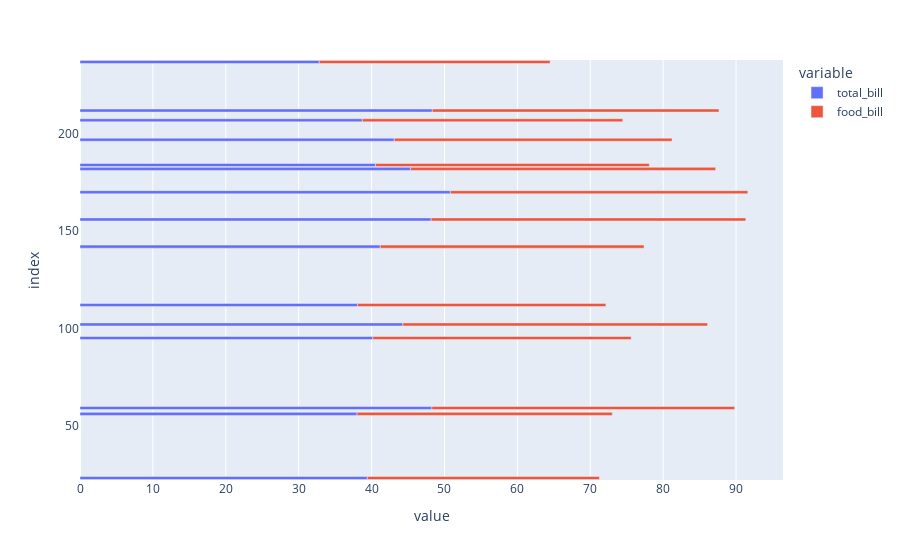

Notebook cell for this chart:
### Markdown cell above
general syntex for plotly express
px.func(dataframe, colname, othersettings)

### Code cell
px.bar(tips.head(15),['total_bill','food_bill'])

### Figure 1 — Plotly figure (JSON) as saved in the notebook; plotly's stock layout.template omitted (floating-point values rounded to 4 significant figures)
{"data": [{"alignmentgroup": "True", "hovertemplate": "variable=total_bill<br>value=%{x}<br>index=%{y}<extra></extra>", "legendgroup": "total_bill", "marker": {"color": "#636efa", "pattern": {"shape": ""}}, "name": "total_bill", "offsetgroup": "total_bill", "orientation": "h", "showlegend": true, "textposition": "auto", "type": "bar", "x": [48.17, 45.35, 44.3, 48.27, 50.81, 48.33, 43.11, 40.55, 41.19, 38.73, 40.17, 38.01, 38.07, 39.42, 32.83], "xaxis": "x", "y": [156, 182, 102, 59, 170, 212, 197, 184, 142, 207, 95, 56, 112, 23, 237], "yaxis": "y"}, {"alignmentgroup": "True", "hovertemplate": "variable=food_bill<br>value=%{x}<br>index=%{y}<extra></extra>", "legendgroup": "food_bill", "marker": {"color": "#EF553B", "pattern": {"shape": ""}}, "name": "food_bill", "offsetgroup": "food_bill", "orientation": "h", "showlegend": true, "textposition": "auto", "type": "bar", "x": [43.17, 41.85, 41.8, 41.54, 40.81, 39.33, 38.11, 37.55, 36.19, 35.73, 35.44, 35.01, 34.07, 31.84, 31.66], "xaxis": "x", "y": [156, 182, 102, 59, 170, 212, 197, 184, 142, 207, 95, 56, 112, 23, 237], "yaxis": "y"}], "layout": {"barmode": "relative", "legend": {"title": {"text": "variable"}, "tracegroupgap": 0}, "margin": {"t": 60}, "xaxis": {"anchor": "y", "domain": [0, 1], "title": {"text": "value"}}, "yaxis": {"anchor": "x", "domain": [0, 1], "title": {"text": "index"}}}}
